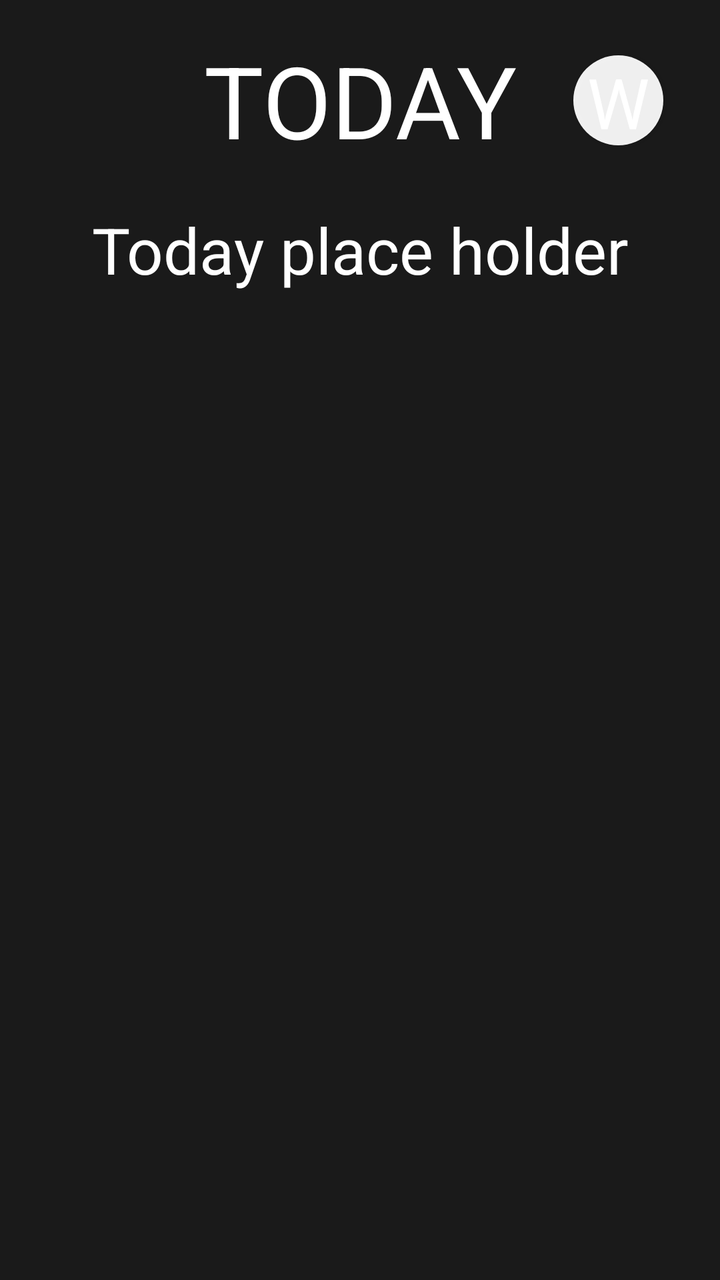
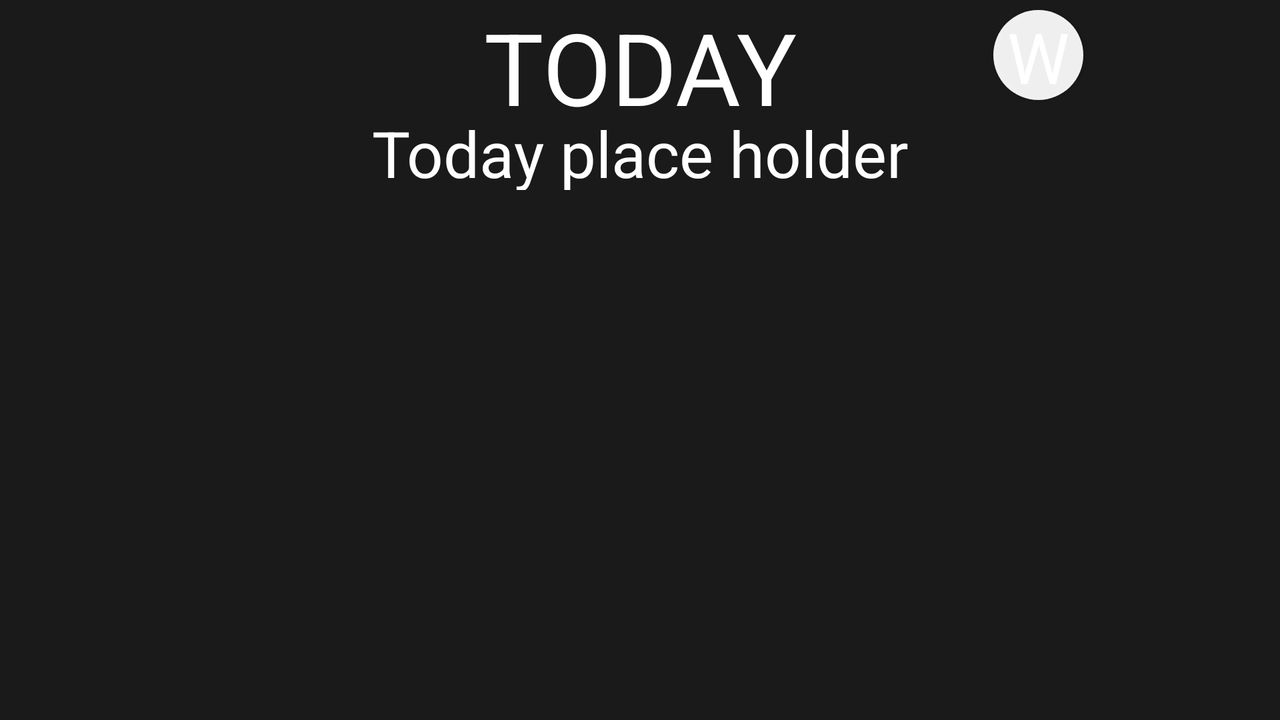

Two renders of one Android screen. The first uses the default layout on a phone; the second uses the alternative layout the repository ships for a different screen configuration, on a matching device. The two XML files are below.
<!-- AndroidManifest.xml: application theme Theme.OBSLite -->
<!-- res/layout/today.xml -->
<?xml version="1.0" encoding="utf-8"?>
<LinearLayout xmlns:android="http://schemas.android.com/apk/res/android"
    xmlns:app="http://schemas.android.com/apk/res-auto"
    xmlns:tools="http://schemas.android.com/tools"
    android:layout_width="match_parent"
    android:layout_height="match_parent"
    android:background="@color/dark"
    android:orientation="vertical">

    <androidx.constraintlayout.widget.ConstraintLayout

        android:layout_width="match_parent"
        android:layout_height="100dp"
        android:background="@color/dark"
        tools:context=".TodayActivity">

        <TextView
            android:id="@+id/title_TODAY"
            android:layout_width="wrap_content"
            android:layout_height="wrap_content"
            android:text="@string/TODAY"
            android:textAppearance="@style/title"
            app:layout_constraintBottom_toBottomOf="parent"
            app:layout_constraintEnd_toEndOf="parent"
            app:layout_constraintStart_toStartOf="parent"
            app:layout_constraintTop_toTopOf="parent" />

        <Button
            android:id="@+id/button_to_week"
            android:layout_width="45dp"
            android:layout_height="45dp"
            android:background="@drawable/rounded_button"
            android:text="W"
            android:textAppearance="@style/button"
            app:layout_constraintBottom_toBottomOf="parent"
            app:layout_constraintEnd_toEndOf="parent"
            app:layout_constraintStart_toEndOf="@+id/title_TODAY"
            app:layout_constraintTop_toTopOf="parent" />
    </androidx.constraintlayout.widget.ConstraintLayout>

    <TextView
        android:id="@+id/date_today"
        android:layout_width="match_parent"
        android:layout_height="50dp"
        android:gravity="center_horizontal|center_vertical"
        android:text="Today place holder"
        android:textAppearance="@style/date" />

    <androidx.constraintlayout.widget.ConstraintLayout

        android:layout_width="match_parent"
        android:layout_height="500dp"
        android:background="@color/dark"
        tools:context=".TodayActivity">

        <androidx.recyclerview.widget.RecyclerView
            android:id="@+id/modulesRecView_today"
            android:layout_width="300dp"
            android:layout_height="match_parent"
            app:layout_constraintBottom_toBottomOf="parent"
            app:layout_constraintEnd_toEndOf="parent"
            app:layout_constraintStart_toStartOf="parent"
            app:layout_constraintTop_toTopOf="parent" />

    </androidx.constraintlayout.widget.ConstraintLayout>

    <androidx.constraintlayout.widget.ConstraintLayout

        android:layout_width="match_parent"
        android:layout_height="100dp"
        android:background="@color/dark"
        tools:context=".TodayActivity">

        <TextView
            android:id="@+id/NavBar"
            android:layout_width="wrap_content"
            android:layout_height="wrap_content"
            android:gravity="center_horizontal|center_vertical"
            android:text="navigation bar"
            android:textAppearance="@style/title"
            app:layout_constraintBottom_toBottomOf="parent"
            app:layout_constraintEnd_toEndOf="parent"
            app:layout_constraintStart_toStartOf="parent"
            app:layout_constraintTop_toTopOf="parent"
            app:layout_constraintVertical_bias="0.0" />

    </androidx.constraintlayout.widget.ConstraintLayout>

</LinearLayout>
<!-- resources referenced by this layout -->
<resources>
  <color name="dark">#1A1A1A</color>
  <!-- drawable rounded_button (drawable) -->
  <?xml version="1.0" encoding="utf-8"?>
  <shape xmlns:android="http://schemas.android.com/apk/res/android"
      android:shape="rectangle">
      <solid android:color="#eeffffff" />
      <corners
          android:bottomRightRadius="90dp"
          android:bottomLeftRadius="90dp"
          android:topRightRadius="90dp"
          android:topLeftRadius="90dp"/>
  </shape>
  <string name="TODAY">TODAY</string>
  <style name="button">
          <item name="android:textSize">35sp</item>
          <item name="android:textColor">#FFFFFF</item>
      </style>
  <style name="date">
          <item name="android:textSize">32sp</item>
          <item name="android:textColor">#FFFFFF</item>
      </style>
  <style name="title">
          <item name="android:textSize">50sp</item>
          <item name="android:textColor">#FFFFFF</item>
      </style>
  <style name="Theme.OBSLite" parent="Theme.MaterialComponents.DayNight.DarkActionBar">
          
          <item name="colorPrimary">@color/purple_500</item>
          <item name="colorPrimaryVariant">@color/purple_700</item>
          <item name="colorOnPrimary">@color/white</item>
          
          <item name="colorSecondary">@color/teal_200</item>
          <item name="colorSecondaryVariant">@color/teal_700</item>
          <item name="colorOnSecondary">@color/black</item>
          
          <item name="android:statusBarColor">?attr/colorPrimaryVariant</item>
          
      </style>
  <color name="purple_500">#FF6200EE</color>
  <color name="purple_700">#FF3700B3</color>
  <color name="white">#FFFFFFFF</color>
  <color name="teal_200">#FF03DAC5</color>
  <color name="teal_700">#FF018786</color>
  <color name="black">#FF000000</color>
</resources>
<!-- res/layout-land/today.xml (the author's variant of the layout above) -->
<!-- drawn on the phone turned sideways -->
<?xml version="1.0" encoding="utf-8"?>
<LinearLayout xmlns:android="http://schemas.android.com/apk/res/android"
    xmlns:app="http://schemas.android.com/apk/res-auto"
    xmlns:tools="http://schemas.android.com/tools"
    android:layout_width="match_parent"
    android:layout_height="match_parent"
    android:background="@color/dark"
    android:orientation="vertical">

    <androidx.constraintlayout.widget.ConstraintLayout

        android:layout_width="match_parent"
        android:layout_height="55dp"
        android:background="@color/dark"
        tools:context=".TodayActivity">

        <TextView
            android:id="@+id/title_TODAY"
            android:layout_width="wrap_content"
            android:layout_height="wrap_content"
            android:text="@string/TODAY"
            android:textAppearance="@style/title"
            app:layout_constraintBottom_toBottomOf="parent"
            app:layout_constraintEnd_toEndOf="parent"
            app:layout_constraintStart_toStartOf="parent"
            app:layout_constraintTop_toTopOf="parent" />

        <Button
            android:id="@+id/button_to_week"
            android:layout_width="45dp"
            android:layout_height="45dp"
            android:background="@drawable/rounded_button"
            android:text="W"
            android:textAppearance="@style/button"
            app:layout_constraintBottom_toBottomOf="parent"
            app:layout_constraintEnd_toEndOf="parent"
            app:layout_constraintStart_toEndOf="@+id/title_TODAY"
            app:layout_constraintTop_toTopOf="parent" />
    </androidx.constraintlayout.widget.ConstraintLayout>

    <TextView
        android:id="@+id/date_today"
        android:layout_width="match_parent"
        android:layout_height="40dp"
        android:gravity="center_horizontal|center_vertical"
        android:text="Today place holder"
        android:textAppearance="@style/date" />

    <androidx.constraintlayout.widget.ConstraintLayout

        android:layout_width="match_parent"
        android:layout_height="match_parent"
        android:background="@color/dark"
        tools:context=".TodayActivity">

        <androidx.recyclerview.widget.RecyclerView
            android:id="@+id/modulesRecView_today"
            android:layout_width="300dp"
            android:layout_height="match_parent"
            app:layout_constraintBottom_toBottomOf="parent"
            app:layout_constraintEnd_toEndOf="parent"
            app:layout_constraintStart_toStartOf="parent"
            app:layout_constraintTop_toTopOf="parent" />

    </androidx.constraintlayout.widget.ConstraintLayout>



</LinearLayout>
